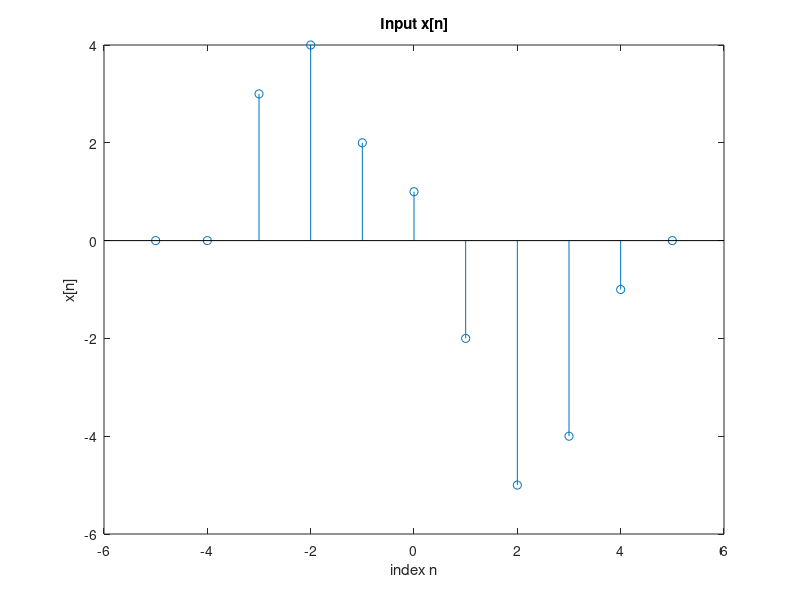

Reproduce this figure in MATLAB. (Note: this script raises an error after producing the figure.)
% Code from Kevin Zhang (400319666) for Memory

%Test case 1

%sets up the discrete steps (n) and the inputs (x)
n1 = -5:5;
x1 = [0,0,3,4,2,1,-2,-5,-4,-1,0];

%creates the plot from the input and the discrete steps. also sets up the x
%and y axis titles
figure
stem(n1,x1)
title('Input x[n]')
xlabel('index n')
ylabel('x[n]')

%inputs the inputs(x) into the system and assign it to output(y)
y1 = system2(n1,x1);

%Plots the output values
figure
stem(n1,y1)
title('Output y[n]')
xlabel('index n')
ylabel('y[n]')

%%

%test case 2

%In this test case, we change the fourth number

%sets up the discrete steps (n) and the inputs (x)
n2 = -5:5;
x2 = [0,0,3,-2,2,1,-2,-5,-4,-1,0];

%creates the plot from the input and the discrete steps. also sets up the x
%and y axis titles
figure
stem(n2,x2)
title('Input x[n]')
xlabel('index n')
ylabel('x[n]')

%inputs the inputs(x) into the system and assign it to output(y)
y2 = system2(n2,x2);

%Plots the output values
figure
stem(n2,y2)
title('Output y[n]')
xlabel('index n')
ylabel('y[n]')

%%

%test case 3

%In this second test case, we change the second last number

%sets up the discrete steps (n) and the inputs (x)
n3 = -5:5;
x3 = [0,0,3,-2,2,1,-2,-5,-4,5,0];

%creates the plot from the input and the discrete steps. also sets up the x
%and y axis titles
figure
stem(n3,x3)
title('Input x[n]')
xlabel('index n')
ylabel('x[n]')

%inputs the inputs(x) into the system and assign it to output(y)
y3 = system2(n3,x3);

%Plots the output values
figure
stem(n3,y3)
title('Output y[n]')
xlabel('index n')
ylabel('y[n]')

